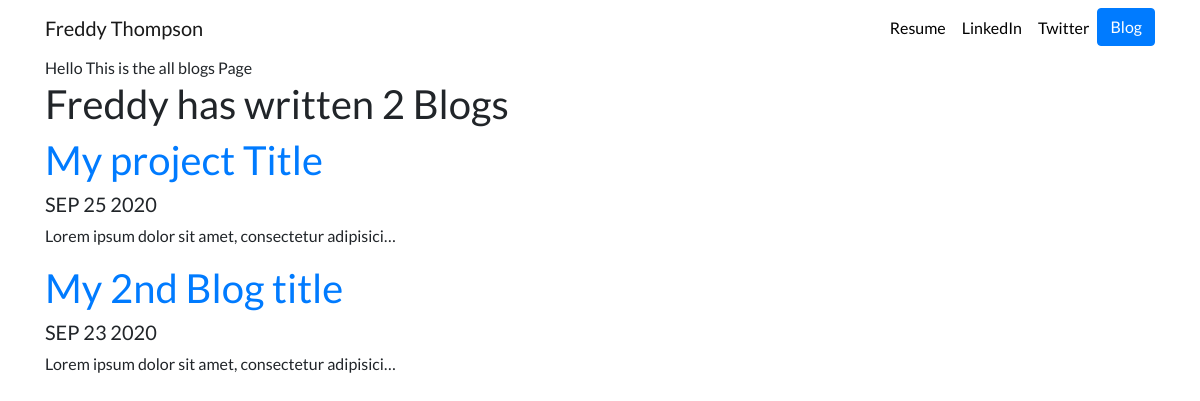
/blog/, run on an earlier commit of the app's database.
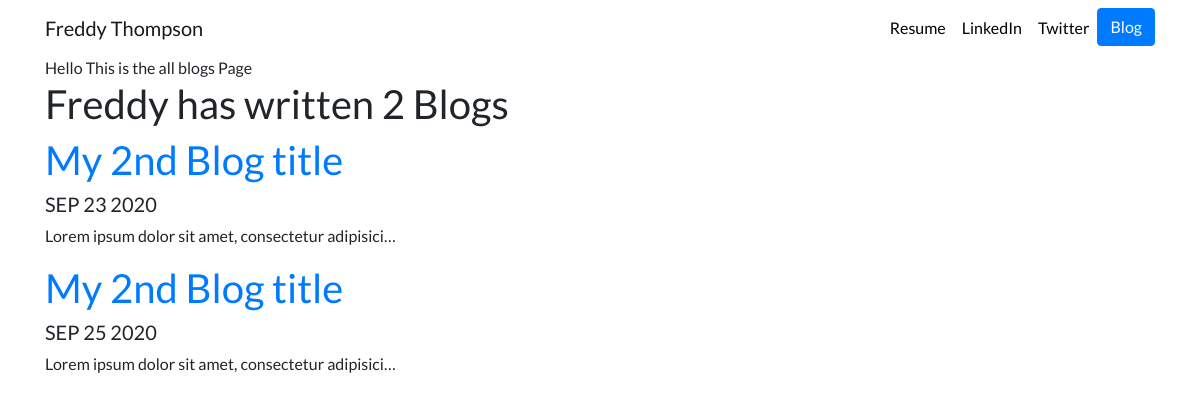
And on a later commit of the database.
### blog/models.py (models this page shows, shortened)
class Blog(models.Model):
    title = models.CharField(max_length=100)
    date = models.DateTimeField()
    blog_description = models.TextField(max_length=250)

### blog/views.py (the view)
# urls.py: path('', views.all_blogs, name='all_blogs'),
def all_blogs(request):
    blogs = Blog.objects.all()
    return render(request, 'blog/all_blogs.html', {'blogs': blogs})

### blog/templates/blog/all_blogs.html
{% extends 'portfolio/base.html' %}
{% block content %}
Hello This is the all blogs Page
<h1>Freddy has written {{ blogs.count }} Blog{{ blogs.count|pluralize }}</h1>
{% for blog in blogs%}
<a href="{% url 'blog:detail' blog.id %}">
  <h1>{{ blog.title }}</h1>
</a>
<h5>{{ blog.date|date:'M d Y'|upper }}</h5>
<p>{{ blog.blog_description|truncatechars:50 }}</p>
{% endfor %}
{% endblock %}

### portfolio/templates/portfolio/base.html (shortened to what this page needs)
{% load static %}
<!doctype html>
<html lang="en">
<head>
  <link rel="stylesheet" href="https://stackpath.bootstrapcdn.com/bootstrap/4.4.1/css/bootstrap.min.css">
  <link rel="stylesheet" href="{% static "portfolio/custom.css" %}">
</head>
<body>
  <nav id="topNav" class="navbar navbar-expand-md navbar-light">
    <div class="container">
      <a class="navbar-brand" href="{% url 'home' %}">
        <span>Freddy Thompson</span>
      </a>
      <div class="collapse navbar-collapse text-center" id="navbarNav">
        <ul class="navbar-nav ml-auto">
          <li class="nav-item">
            <a class="nav-link" href="">Resume</a>
          </li>
          <li class="nav-item">
            <a class="nav-link" href="" target="_blank">LinkedIn</a>
          </li>
          <li class="nav-item">
            <a class="nav-link" href="" target="_blank">Twitter</a>
          </li>
          <li>
            <a role="button" href="{% url 'blog:all_blogs' %}" class="btn btn-primary">Blog</a>
          </li>
        </ul>
      </div>
    </div>
  </nav>
  <div class="container">
    {% block content%} {% endblock %}
</body>
</html>

### portfolio/static/portfolio/custom.css (style rules this page uses)
.navbar-nav .nav-link { color: rgba(0,0,0,1) !important; }
body { font-family: 'Lato', sans-serif; }

What changed in the data, as far as the page shows it:
removed Blog: title "My project Title", date "SEP 25 2020", blog_description "Lorem ipsum dolor sit amet, consectetur adipisici…"
added Blog: title "My 2nd Blog title", date "SEP 25 2020", blog_description "Lorem ipsum dolor sit amet, consectetur adipisici…"
